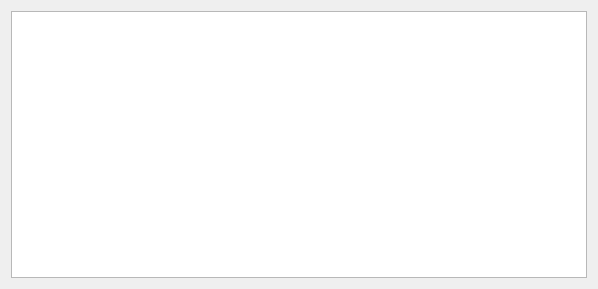
<?xml version="1.0" encoding="UTF-8"?>
<ui version="4.0">
 <class>Form</class>
 <widget class="QWidget" name="Form">
  <property name="geometry">
   <rect>
    <x>0</x>
    <y>0</y>
    <width>598</width>
    <height>289</height>
   </rect>
  </property>
  <property name="windowTitle">
   <string>Form</string>
  </property>
  <layout class="QVBoxLayout" name="verticalLayout_2">
   <item>
    <layout class="QVBoxLayout" name="verticalLayout">
     <item>
      <widget class="QPlainTextEdit" name="plainTextEdit">
       <property name="readOnly">
        <bool>true</bool>
       </property>
      </widget>
     </item>
     <item>
      <layout class="QHBoxLayout" name="horizontalLayout"/>
     </item>
    </layout>
   </item>
  </layout>
 </widget>
 <resources/>
 <connections/>
</ui>
